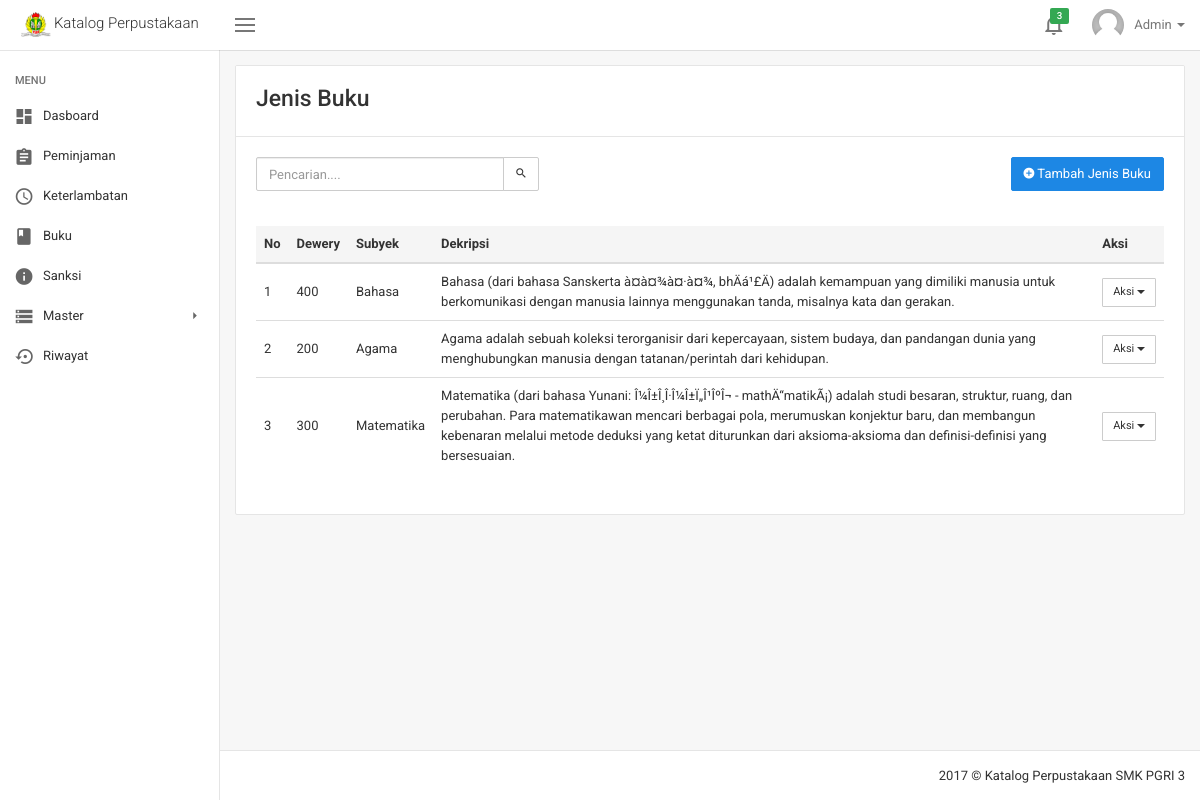
/jenis_buku.php (signed in), run on an earlier commit of the app's database.
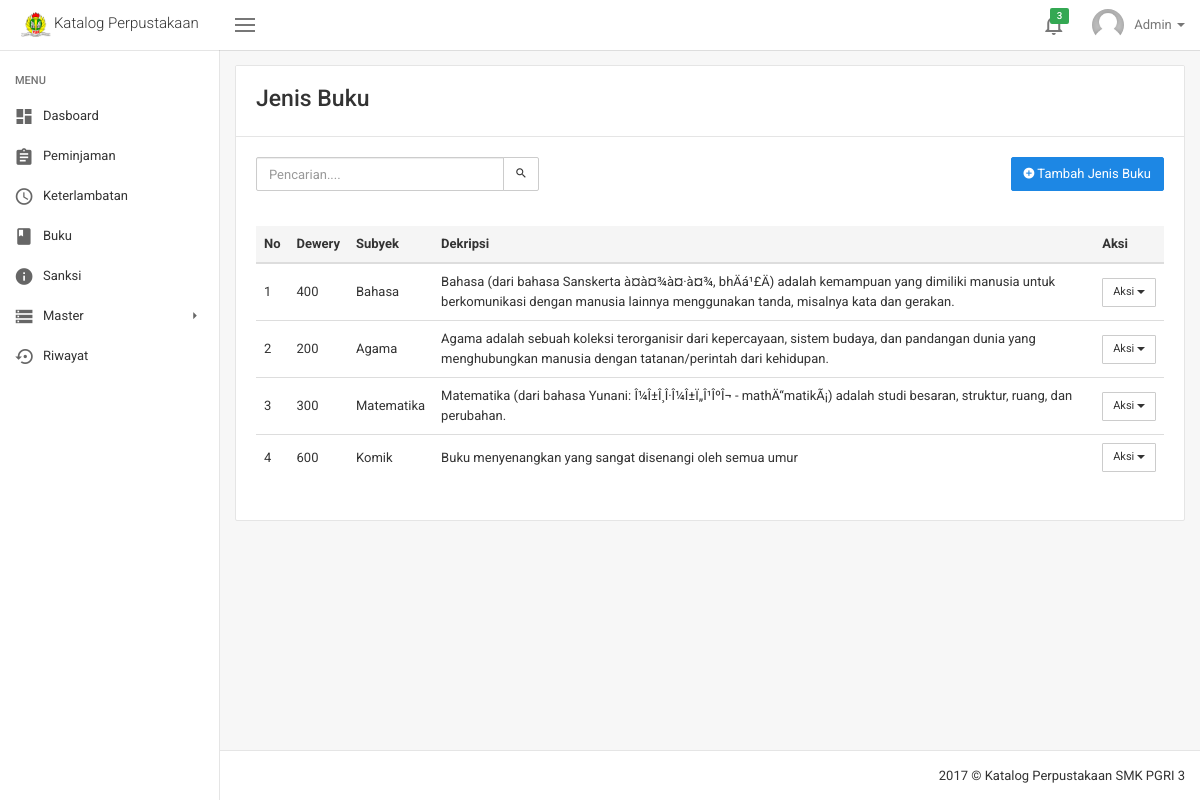
And on a later commit of the database.
### tables this page shows
CREATE TABLE `jenis_buku` (
  `id_jenis_buku` int(12) NOT NULL,
  `no_dewery` int(12) NOT NULL,
  `subyek` varchar(250) NOT NULL,
  `deskripsi_jenis_buku` text
);

### jenis_buku.php (the view, shortened to what this page needs)
<!DOCTYPE html>
<html lang="en">
  <?php include('script/head_script.php') ?>
  <body class="layout layout-header-fixed layout-left-sidebar-fixed">
    <?php include('menu/header.php') ?>
    <div class="site-main">
      <?php include('menu/sidebar.php') ?>
      <div class="site-content">
        <div class="panel panel-default panel-table">
          <div class="panel-heading">
            <h3 class="m-t-0 m-b-5">Jenis Buku</h3>
          </div>
          <div class="panel-body">
            <div class="row">
              <div class="col-sm-6">
                <form class="form-horizontal" method="get" action="?">
                  <div class="form-group">
                    <div class="col-sm-8">
                      <div class="input-group">
                        <input type="text" name="cari" class="form-control" placeholder="Pencarian....">
                        <span class="input-group-btn">
              <?php
                if (isset($_GET['cari'])) {
                  echo '<a href="jenis_buku.php">
                    <button class="btn btn-default" type="button">
                      Reset
                    </button>
                  </a>';
                }else{
                  echo '<button class="btn btn-default" type="submit">
                    <i class="zmdi zmdi-search"></i>
                  </button>';
                }
              ?>
                        </span>
                      </div>
                    </div>
                  </div>
                </form>
              </div>
              <div class="col-sm-6">
                <div align="right">
                  <a href="tambah_jenis_buku.php">
                    <button type="button" class="btn btn-primary">
                      <i class="zmdi zmdi-plus-circle"></i> Tambah Jenis Buku
                    </button>
                  </a>
                </div>
              </div>
            </div>
            <br>
            <div class="table-responsive">
<?php
  if (isset($_GET['cari'])) {
    $cari = ($_GET["cari"]);
    $query_jenis_buku = "SELECT * FROM jenis_buku WHERE no_dewery like '%$cari%' OR subyek like '%$cari%'" ;
  }
  else{
    $query_jenis_buku = "SELECT * FROM jenis_buku";
  }
  $result_jenis_buku = mysqli_query($con, $query_jenis_buku);
?>
              <table class="table">
                <thead>
                  <tr>
                    <th>No</th>
                    <th>Dewery</th>
                    <th>Subyek</th>
                    <th>Dekripsi</th>
                    <th>Aksi</th>
                  </tr>
                </thead>
                <tbody>
<?php
  $no_jenis_buku = 1;
  while($data_jenis_buku = mysqli_fetch_assoc($result_jenis_buku)){
                  echo '<tr>
                    <td>'.$no_jenis_buku.'</td>
                    <td>'.$data_jenis_buku['no_dewery'].'</td>
                    <td>'.$data_jenis_buku['subyek'].'</td>
                    <td>
                      '.$data_jenis_buku['deskripsi_jenis_buku'].'
                    </td>
                    <td align="right">
                      <div class="btn-group">
                        <button type="button" class="btn btn-default btn-sm dropdown-toggle" data-toggle="dropdown" aria-haspopup="true" aria-expanded="false">
                        Aksi
                          <span class="caret"></span>
                        </button>
                        <ul class="dropdown-menu dropdown-menu-right">
                          <li><a href="ubah_jenis_buku.php?no_dewery='.$data_jenis_buku['no_dewery'].'">Edit</a></li>
                          <li><a href="#" onclick="hapus('.$data_jenis_buku['id_jenis_buku'].')">Hapus</a></li>
                        </ul>
                      </div>
                    </td>
                  </tr>';
                  $no_jenis_buku++;
  }
?>
                </tbody>
              </table>
            </div>
          </div>
        </div>
      </div>
      <?php include('menu/footer.php') ?>
    </div>
  </body>
</html>

What changed in the data, as far as the page shows it:
changed jenis_buku "Matematika": deskripsi_jenis_buku "…struktur, ruang, dan perubahan. Para matematikawan mencari berbagai pola, merumuskan konjektur baru, dan membangun kebenaran melalui metode deduksi yang ketat diturunkan dari aksioma-aksioma dan definisi-definisi yang bersesuaian." → "Matematika (dari bahasa Yunani: Î¼Î±Î¸Î·Î¼Î±Ï„Î¹ÎºÎ¬ - mathÄ“matikÃ¡) adalah studi besaran, struktur, ruang, dan perubahan."
added jenis_buku: no_dewery "600", subyek "Komik", deskripsi_jenis_buku "Buku menyenangkan yang sangat disenangi oleh semua umur"
